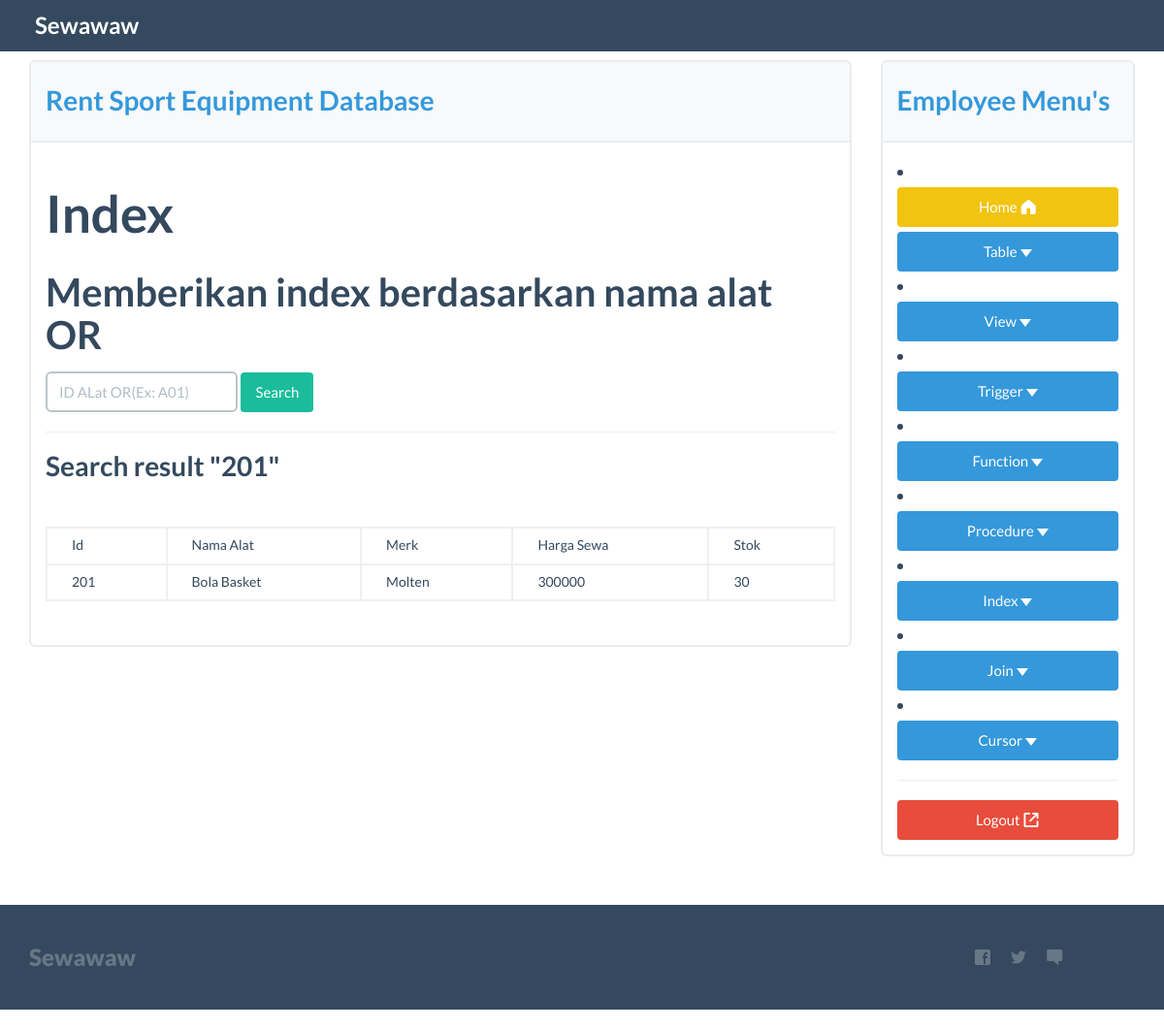
Page /index-april.php?a_id=201 on the committed database.
### tables this page shows
CREATE TABLE ALAT_OR(
 a_id INT NOT NULL AUTO_INCREMENT,
 a_nama VARCHAR(50),
 a_merk VARCHAR(20),
 a_hargasewa INT,
 a_stok INT,
 PRIMARY KEY(a_id)
);

### index-april.php (the view, shortened to what this page needs)
<!DOCTYPE html>
<html lang="en">
<head>
  <link rel="stylesheet" href="css/bootstrap.min.css">
    <link href="css/flat-ui-pro.css" rel="stylesheet">
</head>
<body>
<?php
include ("inc/navbar.php");?>
<div class="container">
    <br>
    <br>
  <div class="row">
    <div class="col-md-9" name="maincontent" id="maincontent">
        <div id="exercise" name="exercise" class="panel panel-info">
        <div class="panel-heading"><h5>Rent Sport Equipment Database</h5></div>
            <div class="panel-body">
                <h2>Index</h2>
                <h3>Memberikan index berdasarkan nama alat OR</h3>
            <form class="form-inline" role="form" name="" action="" method="GET">
              <div class="form-group">
                <input class="form-control" name="a_id" type="text" placeholder="ID ALat OR(Ex: A01)">
                <input class="btn btn-embosed btn-primary" type="submit" value="Search">
              </div>
            </form><hr>
            <?php
                include 'inc/dbconn.php';
                if(!isset($_GET['a_id'])){
                }
                else{
                    $a_id = $_GET['a_id'];
                    $query = "SELECT * FROM alat_or WHERE a_id = '$a_id'";
                    $qr=mysqli_query($sqlconnect,$query);
                    if(mysqli_num_rows($qr)==0)
                      {
                      echo ("Sorry, seems that no record found by the keyword $a_id...<br>");
                      }
                    else{
                        ?>
                         <h5>Search result  "<?php echo $a_id; ?>"</h5><br>
                         <table class="table table-bordered">
                            <tr>
                                <td>Id</td>
                                <td>Nama Alat</td>
                                <td>Merk</td>
                                <td>Harga Sewa</td>
                                <td>Stok</td>
                            </tr>
                            <?php
                                while($data = mysqli_fetch_assoc($qr)){
                                    echo '
                                    <tr>
                                        <td> '.$data['a_id'].' </td>
                                        <td> '.$data['a_nama'].' </td>
                                        <td> '.$data['a_merk'].' </td>
                                        <td> '.$data['a_hargasewa'].' </td>
                                        <td> '.$data['a_stok'].' </td>
                                    </tr>';
                                }
                            ?>
                    <?php
                }
                ?>
        </table>
        <?php
            }
        ?>
            </div>
        </div>
    </div>
       <div class="col-md-3">
        <?php
        include ("inc/sidebar-menu.php");?>
    </div>
  </div>
</div>
<?php
include ("inc/footer.php");?>
</body>
</html>

### rows in the picture
alat_or: a_id "201", a_nama "Bola Basket", a_merk "Molten", a_hargasewa "300000", a_stok "30"

### other values in the picture
$a_id "201"
